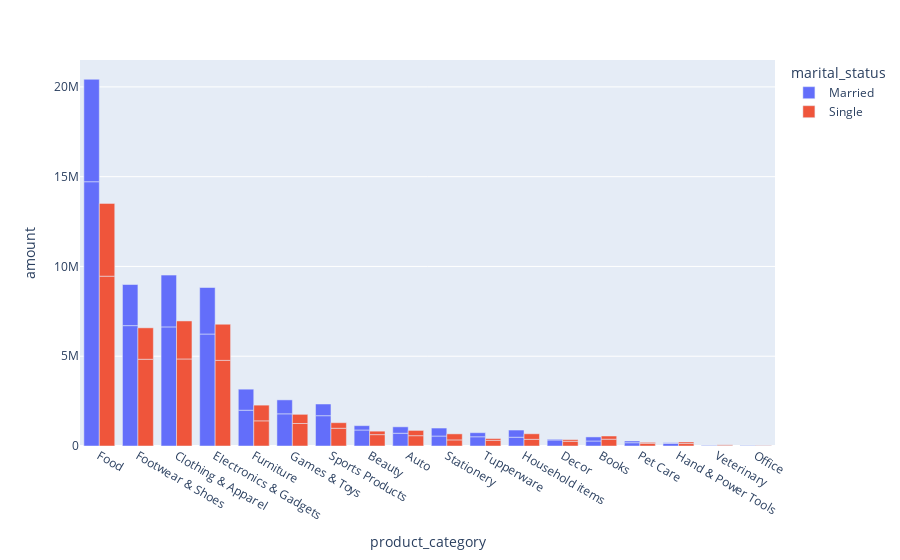

Here is the notebook cell this chart was saved with:
### Markdown cell above
#### Multi-Variate

### Code cell
MV1 = df.groupby(["product_category","gender","marital_status"],as_index=False)["amount"].sum()
MV1 = MV1.sort_values('amount', ascending=False)
px.bar(data_frame= MV1, x= "product_category",y= "amount",color="marital_status",hover_data=["gender"],barmode="group")

### Figure 1 — Plotly figure (JSON) as saved in the notebook; plotly's stock layout.template omitted (floating-point values rounded to 4 significant figures)
{"data": [{"alignmentgroup": "True", "customdata": [["Female"], ["Female"], ["Female"], ["Female"], ["Male"], ["Male"], ["Male"], ["Male"], ["Female"], ["Female"], ["Female"], ["Male"], ["Female"], ["Male"], ["Female"], ["Male"], ["Female"], ["Female"], ["Female"], ["Male"], ["Male"], ["Male"], ["Female"], ["Male"], ["Male"], ["Male"], ["Female"], ["Female"], ["Male"], ["Male"], ["Male"], ["Female"], ["Female"], ["Female"], ["Male"], ["Male"]], "hovertemplate": "marital_status=Married<br>product_category=%{x}<br>amount=%{y}<br>gender=%{customdata[0]}<extra></extra>", "legendgroup": "Married", "marker": {"color": "#636efa", "pattern": {"shape": ""}}, "name": "Married", "offsetgroup": "Married", "orientation": "v", "showlegend": true, "textposition": "auto", "type": "bar", "x": ["Food", "Footwear & Shoes", "Clothing & Apparel", "Electronics & Gadgets", "Food", "Clothing & Apparel", "Electronics & Gadgets", "Footwear & Shoes", "Furniture", "Games & Toys", "Sports Products", "Furniture", "Beauty", "Games & Toys", "Auto", "Sports Products", "Stationery", "Tupperware", "Household items", "Stationery", "Household items", "Auto", "Decor", "Books", "Beauty", "Tupperware", "Books", "Pet Care", "Hand & Power Tools", "Pet Care", "Decor", "Veterinary", "Hand & Power Tools", "Office", "Office", "Veterinary"], "xaxis": "x", "y": [14720000.0, 6704000.0, 6631972, 6235623, 5704028, 2888343, 2591187, 2290044, 1993000.0, 1792323, 1687730, 1171288, 891161, 776269, 711005, 650687, 554700.0, 513349, 488629, 445727, 400177, 357080, 334452, 278429, 241688, 227498, 226734, 183393, 141337, 95356, 42058, 41186, 41091, 30053, 13669, 5311], "yaxis": "y"}, {"alignmentgroup": "True", "customdata": [["Female"], ["Female"], ["Female"], ["Female"], ["Male"], ["Male"], ["Male"], ["Male"], ["Female"], ["Female"], ["Female"], ["Male"], ["Female"], ["Female"], ["Male"], ["Male"], ["Female"], ["Male"], ["Female"], ["Female"], ["Male"], ["Male"], ["Male"], ["Female"], ["Male"], ["Female"], ["Female"], ["Male"], ["Male"], ["Male"], ["Female"], ["Male"], ["Female"], ["Female"], ["Male"], ["Male"]], "hovertemplate": "marital_status=Single<br>product_category=%{x}<br>amount=%{y}<br>gender=%{customdata[0]}<extra></extra>", "legendgroup": "Single", "marker": {"color": "#EF553B", "pattern": {"shape": ""}}, "name": "Single", "offsetgroup": "Single", "orientation": "v", "showlegend": true, "textposition": "auto", "type": "bar", "x": ["Food", "Clothing & Apparel", "Footwear & Shoes", "Electronics & Gadgets", "Food", "Clothing & Apparel", "Electronics & Gadgets", "Footwear & Shoes", "Furniture", "Games & Toys", "Sports Products", "Furniture", "Beauty", "Auto", "Games & Toys", "Books", "Household items", "Stationery", "Stationery", "Tupperware", "Sports Products", "Household items", "Auto", "Decor", "Beauty", "Books", "Pet Care", "Hand & Power Tools", "Tupperware", "Decor", "Hand & Power Tools", "Pet Care", "Veterinary", "Office", "Veterinary", "Office"], "xaxis": "x", "y": [9457834, 4847131, 4830930, 4769300, 4053753, 2117026, 2011547, 1750618, 1401380, 1252935, 987783, 874121, 633096, 574800.0, 510167, 378834, 371015, 338427, 337187, 317616, 309733, 309516, 292170, 262542, 193539, 177481, 148116, 137181, 97179, 91308, 86009, 55412, 49050, 24930, 17155, 13284], "yaxis": "y"}], "layout": {"barmode": "group", "legend": {"title": {"text": "marital_status"}, "tracegroupgap": 0}, "margin": {"t": 60}, "xaxis": {"anchor": "y", "domain": [0, 1], "title": {"text": "product_category"}}, "yaxis": {"anchor": "x", "domain": [0, 1], "title": {"text": "amount"}}}}
